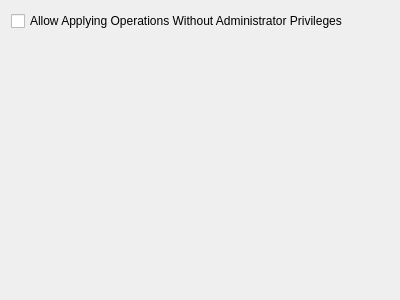
<?xml version="1.0" encoding="UTF-8"?>
<ui version="4.0">
 <class>ConfigurePageGeneral</class>
 <widget class="QWidget" name="ConfigurePageGeneral">
  <property name="geometry">
   <rect>
    <x>0</x>
    <y>0</y>
    <width>400</width>
    <height>300</height>
   </rect>
  </property>
  <property name="windowTitle">
   <string>Form</string>
  </property>
  <layout class="QFormLayout" name="formLayout">
   <item row="0" column="0">
    <widget class="QCheckBox" name="kcfg_allowApplyOperationsAsNonRoot">
     <property name="text">
      <string>Allow Applying Operations Without Administrator Privileges</string>
     </property>
    </widget>
   </item>
  </layout>
 </widget>
 <resources/>
 <connections/>
</ui>
